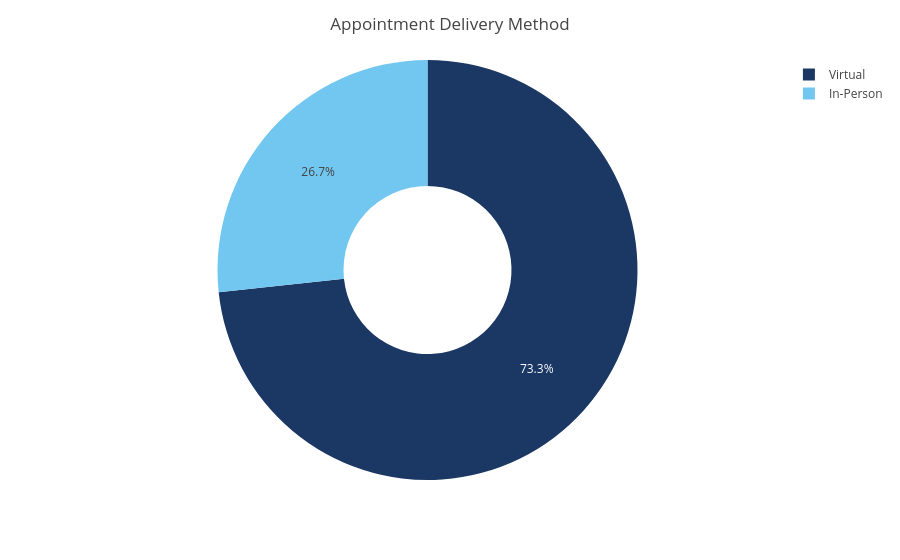

Notebook source saved alongside this figure:
### Code cell
# plot virtual vs. in person

# Renamed for clarity
location_map = {
    "Virtual": "Virtual",
    "Library": "In-Person",
    "PNWU Library or Virtual": "In-Person",
}
df = df.copy()
df["Location"] = df["Location"].replace(location_map)

agg = df["Location"].value_counts().reset_index()
agg.columns = ["Location", "Count"]

fig = px.pie(
    agg,
    names="Location",
    values="Count",
    color_discrete_sequence=[PACIFIC_BLUE, CLOUD_BLUE],
    hole=0.4,
)
fig.update_layout(title="Appointment Delivery Method")

fig.show()

### Figure 1 — Plotly figure (JSON) as saved in the notebook; plotly's stock layout.template omitted (floating-point values rounded to 4 significant figures)
{"data": [{"domain": {"x": [0.0, 1.0], "y": [0.0, 1.0]}, "hole": 0.4, "hovertemplate": "Location=%{label}<br>Count=%{value}<extra></extra>", "labels": ["Virtual", "In-Person"], "legendgroup": "", "name": "", "showlegend": true, "values": [327, 119], "type": "pie"}], "layout": {"legend": {"tracegroupgap": 0}, "margin": {"t": 60}, "piecolorway": ["#1b3764", "#72c7f0"], "title": {"text": "Appointment Delivery Method"}}}
